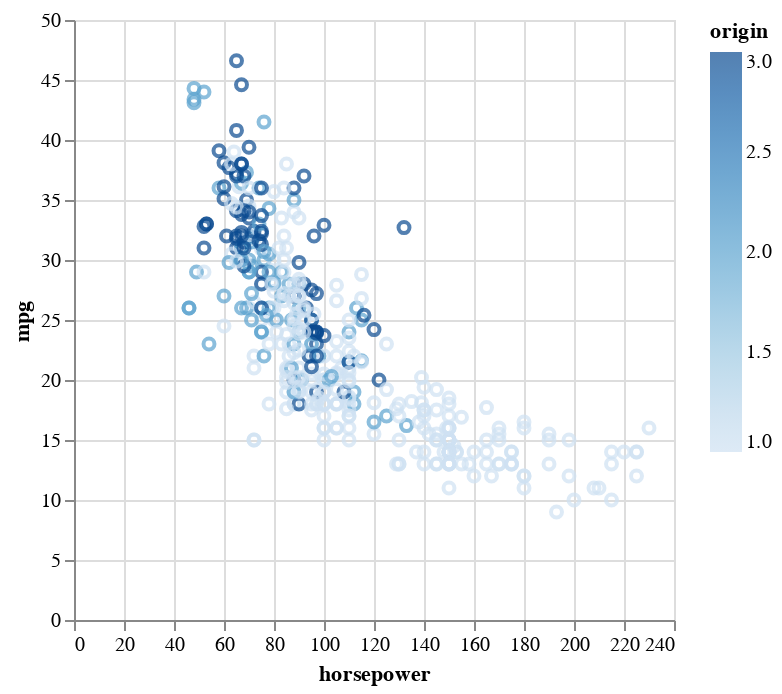

Notebook cell for this chart:
### Code cell
import altair as alt
import pandas as pd
import kagglehub
path = kagglehub.dataset_download("jayhingrajiya/auto-mpg-dataset-miles-per-gallon")
data = pd.read_csv(path + "/auto.csv")
data['horsepower'] = pd.to_numeric(data['horsepower'], errors='coerce')
data = data.dropna(subset=['horsepower', 'mpg'])  # Add this line

alt.Chart(data).mark_point().encode(
    # x=alt.X('weight', title='weight'),
    x=alt.X('horsepower', title='horsepower'),
    y=alt.Y('mpg', title='mpg'),
    color='origin',
    tooltip=['horsepower', 'mpg']
).interactive()  # Enables zooming and panning

### Figure 1 — Vega-Lite specification as saved in the notebook (floating-point values rounded to 4 significant figures; data arrays with more than 128 entries replaced by an {"elided": "..."} marker saying what was removed)
{"config": {"view": {"continuousWidth": 300, "continuousHeight": 300}}, "data": {"name": "data-b9fcdcf2f56c0c6b1aed2764eac6c8c8"}, "mark": {"type": "point"}, "encoding": {"color": {"field": "origin", "type": "quantitative"}, "tooltip": [{"field": "horsepower", "type": "quantitative"}, {"field": "mpg", "type": "quantitative"}], "x": {"field": "horsepower", "title": "horsepower", "type": "quantitative"}, "y": {"field": "mpg", "title": "mpg", "type": "quantitative"}}, "params": [{"name": "param_1e9efca18e7a2868", "select": {"type": "interval", "encodings": ["x", "y"]}, "bind": "scales"}], "$schema": "https://vega.github.io/schema/vega-lite/v6.1.0.json", "datasets": {"data-b9fcdcf2f56c0c6b1aed2764eac6c8c8": {"elided": "392 records"}}}
